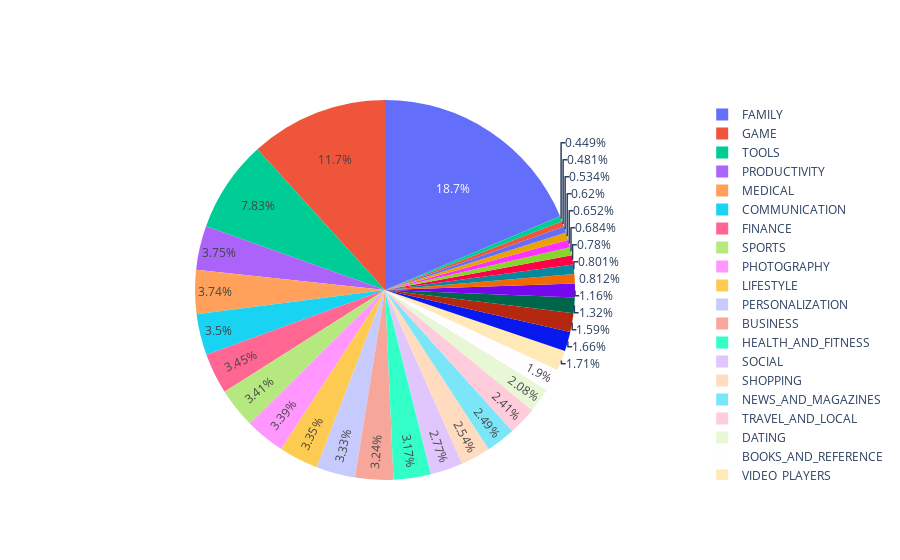

Write notebook code for a chart like this one.
### Code cell
number_of_apps_in_category = data['Category'].value_counts().sort_values(ascending=True)

df = [go.Pie(labels = number_of_apps_in_category.index,values =number_of_apps_in_category.values,hoverinfo = 'label+value')]

plotly.offline.iplot(df, filename='active_category')

### Figure 1 — Plotly figure (JSON) as saved in the notebook; plotly's stock layout.template omitted (floating-point values rounded to 4 significant figures)
{"data": [{"hoverinfo": "label+value", "labels": ["BEAUTY", "EVENTS", "PARENTING", "COMICS", "ART_AND_DESIGN", "LIBRARIES_AND_DEMO", "AUTO_AND_VEHICLES", "WEATHER", "HOUSE_AND_HOME", "FOOD_AND_DRINK", "MAPS_AND_NAVIGATION", "ENTERTAINMENT", "EDUCATION", "VIDEO_PLAYERS", "BOOKS_AND_REFERENCE", "DATING", "TRAVEL_AND_LOCAL", "NEWS_AND_MAGAZINES", "SHOPPING", "SOCIAL", "HEALTH_AND_FITNESS", "BUSINESS", "PERSONALIZATION", "LIFESTYLE", "PHOTOGRAPHY", "SPORTS", "FINANCE", "COMMUNICATION", "MEDICAL", "PRODUCTIVITY", "TOOLS", "GAME", "FAMILY"], "type": "pie", "values": [42, 45, 50, 58, 61, 64, 73, 75, 76, 109, 124, 149, 155, 160, 178, 195, 226, 233, 238, 259, 297, 303, 312, 314, 317, 319, 323, 328, 350, 351, 733, 1097, 1746]}], "layout": {}}
